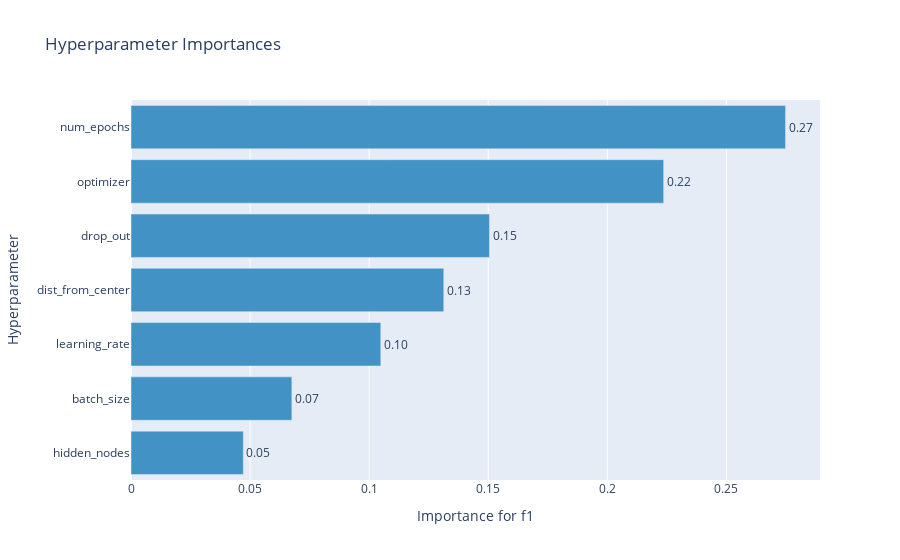

This figure's notebook cell:
### Code cell
optuna.visualization.plot_param_importances(
    study, target=lambda t: t.values[0], target_name="f1"
)

### Figure 1 — Plotly figure (JSON) as saved in the notebook; plotly's stock layout.template omitted (floating-point values rounded to 4 significant figures)
{"data": [{"cliponaxis": false, "hovertemplate": ["hidden_nodes (CategoricalDistribution): 0.04717230319629065<extra></extra>", "batch_size (CategoricalDistribution): 0.0675457866205863<extra></extra>", "learning_rate (FloatDistribution): 0.10489460298835766<extra></extra>", "dist_from_center (IntDistribution): 0.13133492884471212<extra></extra>", "drop_out (FloatDistribution): 0.15053445576532212<extra></extra>", "optimizer (CategoricalDistribution): 0.22366947634130527<extra></extra>", "num_epochs (IntDistribution): 0.274848446243426<extra></extra>"], "marker": {"color": "rgb(66,146,198)"}, "orientation": "h", "text": ["0.05", "0.07", "0.10", "0.13", "0.15", "0.22", "0.27"], "textposition": "outside", "type": "bar", "x": [0.04717, 0.06755, 0.1049, 0.1313, 0.1505, 0.2237, 0.2748], "y": ["hidden_nodes", "batch_size", "learning_rate", "dist_from_center", "drop_out", "optimizer", "num_epochs"]}], "layout": {"showlegend": false, "title": {"text": "Hyperparameter Importances"}, "xaxis": {"title": {"text": "Importance for f1"}}, "yaxis": {"title": {"text": "Hyperparameter"}}}}
